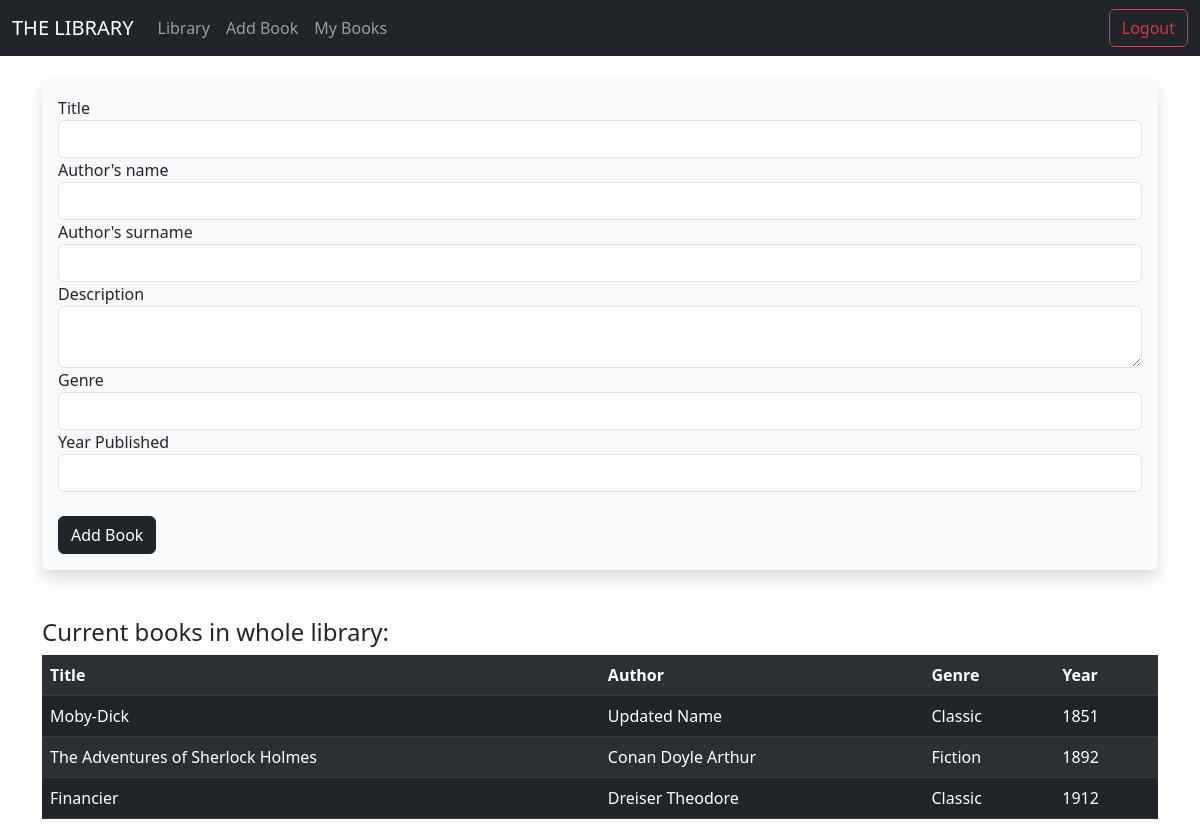
The app's page /addbook (signed in), older data.
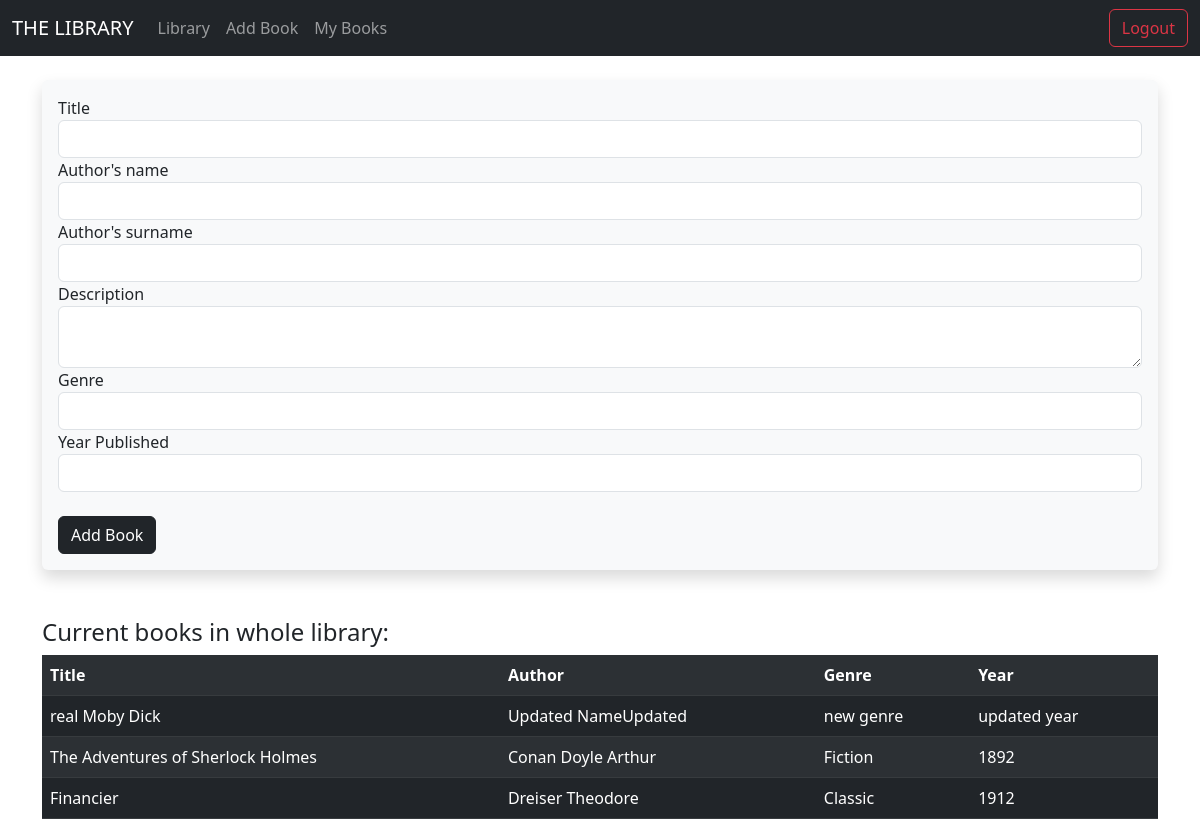
The same page, newer data.
### models/db_models.py (models this page shows)
class Book(db.Model):
    id = db.Column(db.Integer, primary_key=True)
    title = db.Column(db.String(100), nullable=False, unique=False)
    author_name = db.Column(db.String(100), nullable=False, unique=False)
    author_surname = db.Column(db.String(100), nullable=True, unique=False)
    year = db.Column(db.String(100), nullable=False, unique=False)
    genre = db.Column(db.String(50), nullable=False, unique=False)
    description = db.Column(db.Text)
    reviews = db.relationship("Review", backref='reviewed_book')
    reader = db.relationship("Library", backref='stored_book')

### main.py (the view)
@app.route('/addbook', methods=['GET', 'POST'])
@login_required
def addbook():
    book_form = BookForm()
    if book_form.validate_on_submit():
        book = Book(title=book_form.title.data, author_name=book_form.author_name.data, author_surname=book_form.author_surname.data, year=book_form.year.data, genre=book_form.genre.data, description=book_form.description.data)
        db.session.add(book)
        db.session.commit()
    books = Book.query.all()
    return render_template("add_book.html", books=books, book_form=book_form)

### forms.py
class BookForm(FlaskForm):
    title = StringField("Title", validators=[DataRequired()])
    author_name = StringField("Author's name", validators=[DataRequired()])
    author_surname = StringField("Author's surname", validators=[DataRequired()])
    genre = StringField("Genre", validators=[DataRequired()])
    description = TextAreaField("Description", validators=[DataRequired()])
    year = IntegerField("Year Published", validators=[DataRequired()])
    submitbutton = SubmitField("Add Book")

### main.py (called while the page is built)
@login_manager.user_loader
def load_user(user_id):
    return Users.query.get(int(user_id))

### templates/add_book.html (shortened to what this page needs)
{% extends 'base.html'%}
{% block content %}
<br>
<div class="shadow p-3 mb-5 bg-body-tertiary rounded">
<form method="POST">
    {{book_form.title.label}}
    {{book_form.title(class="form-control")}}
    {{book_form.author_name.label}}
    {{book_form.author_name(class="form-control")}}
    {{book_form.author_surname.label}}
    {{book_form.author_surname(class="form-control")}}
    {{book_form.description.label}}
    {{book_form.description(class="form-control")}}
    {{book_form.genre.label}}
    {{book_form.genre(class="form-control")}}
    {{book_form.year.label}}
    {{book_form.year(class="form-control")}}
    <br>
    {{book_form.submitbutton(class="btn btn-dark")}}
</form>
</div>
<h4>Current books in whole library:</h4>
    <table class="table table table-dark table-hover table-striped">
    <th>Title</th>
    <th>Author</th>
    <th>Genre</th>
    <th>Year</th>
    {%for book in books %}
<tr>
    <td>{{book.title}}</td>
    <td>{{book.author_surname}} {{book.author_name}}</td>
    <td>{{book.genre}}</td>
    <td>{{book.year}}</td>
</tr>
{%endfor%}
</table>
</div>
{% endblock %}

Row changes from the older to the newer data that the page shows:
changed Book "Updated": title "Moby-Dick" → "real Moby Dick"; author_name "Name" → "NameUpdated"; genre "Classic" → "new genre"; year "1851" → "updated year"
